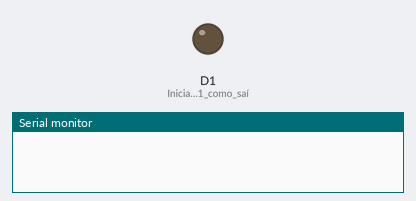
This sketch was run on a simulated ESP8266 (NodeMCU). Parts: output pins drawn as LEDs (lit = HIGH), the last lines printed to the serial monitor. A WiFi scan finds three made-up networks.

Above: at 0.0 s.
At 2.1 s:
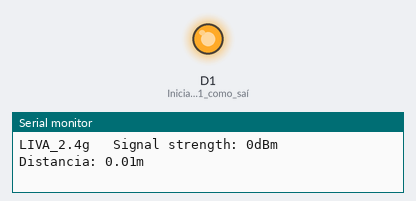
Timing chart, 0 to 3.6 s (numbered marks = the images above):
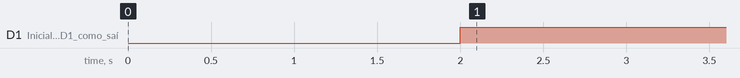

Measured:
- by itself, D1 (Inicializando_D1_como_saí): LOW → HIGH at 2.0 s

The sketch:

PROJETO_V1.ino
```cpp
/*Trabalho final  INF-538 -  APLICAÇÃO PRÁTICA IoT
 * LIVANCLÍ FRANCISCATTO
 * MANASSÉS LOIOLA DE SOUZA
 * MATHEUS SOUZA FERREIR
 * THAINAN AUGUSTINHO MENEZES
 * Data: 20/09/2021
 *
 * STATUS ATUAL: LEITURA DE DISTANCIA E ACIONAMENTO SAIDA D0 PARA DISTANCIAS MENORES QUE 11m)
 */

#include <ESP8266WiFi.h> //ESP8266 Core WiFi Library
#include <math.h>

//nome da rede Wifi que iremos conectar // Possibilidade de criar um vetor com mais redes?
const char* SSID = "LIVA_2.4g";

//dB minimo para identificar a rede
#define MINdB -40

void setup() {
  Serial.begin(115200);
  pinMode(D1,OUTPUT); // Inicializando D1 como saída.
}


void loop() {


  int32_t rssi = getRSSI(SSID); //busca o RSSI da rede desejada
  //double calcDist;
  double signalLevelInDb =double (rssi);;
  double freqInMHz = 2400;
  double dist = (27.55 - (20 * log10(freqInMHz)) + fabs(signalLevelInDb)) / 20.0;
  double calcDist = pow(10, dist);
  Serial.print(SSID);
  Serial.print("   Signal strength: ");
  Serial.print(rssi);
  Serial.println("dBm");
  Serial.print("Distancia: ");
  Serial.print(calcDist);
  Serial.println("m");

 //testando contato de  saida caso a distancia seja menor que 11m até o AP
    if (calcDist < 11){
       digitalWrite(D1, HIGH); //liga led verde SE DISTANCIA AO AP < 11M
    }
    else {
      digitalWrite(D1, LOW); //desliga led verde
    }
}

//retorna o RSSI da rede buscada (caso não ache, retorna zero)
int32_t getRSSI(const char* target_ssid) {
  byte available_networks = WiFi.scanNetworks(); //escaneia as redes

  for (int network = 0; network < available_networks; network++) {
//    Serial.print(WiFi.SSID(network)); Serial.print(" | "); Serial.println(WiFi.RSSI(network));
    if (WiFi.SSID(network).compareTo(target_ssid) == 0) { //compara se alguma das redes encontradas é a que desejamos
      return WiFi.RSSI(network); //retorna o SSID da rede
    }
  }
  return 0;
}
```
